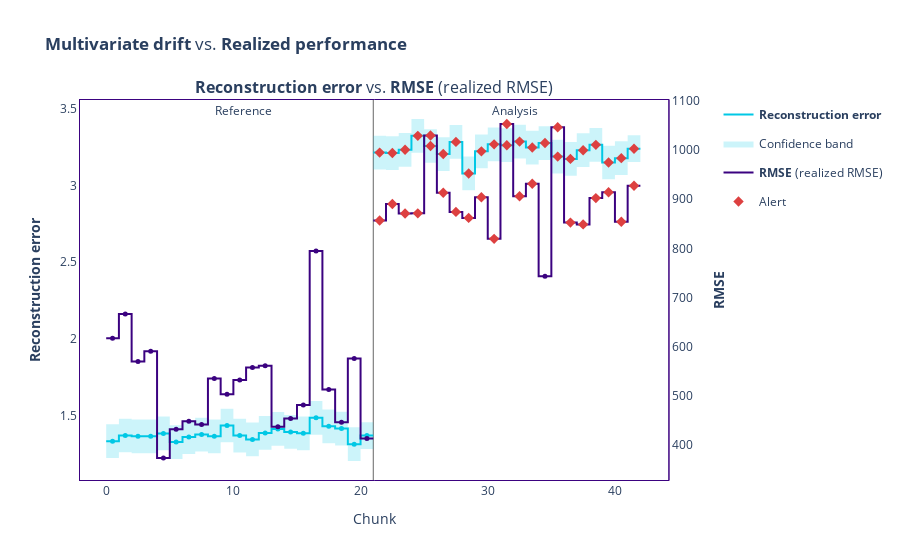

Notebook source saved alongside this figure:
### Markdown cell above
### Multivariate rec + realized performace

### Code cell
multivariate_results.compare(realized_results).plot().show()

### Figure 1 — Plotly figure (JSON) as saved in the notebook; plotly's stock layout.template omitted (floating-point values rounded to 4 significant figures)
{"data": [{"hoverinfo": "skip", "line": {"color": "#00c8e5", "shape": "hv", "width": 2}, "mode": "lines", "name": "<b>Reconstruction error</b>", "showlegend": true, "type": "scatter", "x": [0, 1, 2, 3, 4, 5, 6, 7, 8, 9, 10, 11, 12, 13, 14, 15, 16, 17, 18, 19, 20, 21], "xaxis": "x", "y": [1.335, 1.372, 1.367, 1.367, 1.385, 1.329, 1.362, 1.378, 1.366, 1.437, 1.371, 1.346, 1.388, 1.414, 1.395, 1.386, 1.487, 1.432, 1.417, 1.315, 1.371, 1.371], "yaxis": "y"}, {"customdata": [["<b>Reconstruction error</b>", "<b style=\"color:Colors.BLUE_SKY_CRAYOLA;line-height:60px\">Reference</b>", "[0:249]", "Chunk index: <b>0</b>", 1.335], ["<b>Reconstruction error</b>", "<b style=\"color:Colors.BLUE_SKY_CRAYOLA;line-height:60px\">Reference</b>", "[250:499]", "Chunk index: <b>1</b>", 1.372], ["<b>Reconstruction error</b>", "<b style=\"color:Colors.BLUE_SKY_CRAYOLA;line-height:60px\">Reference</b>", "[500:749]", "Chunk index: <b>2</b>", 1.367], ["<b>Reconstruction error</b>", "<b style=\"color:Colors.BLUE_SKY_CRAYOLA;line-height:60px\">Reference</b>", "[750:999]", "Chunk index: <b>3</b>", 1.367], ["<b>Reconstruction error</b>", "<b style=\"color:Colors.BLUE_SKY_CRAYOLA;line-height:60px\">Reference</b>", "[1000:1249]", "Chunk index: <b>4</b>", 1.385], ["<b>Reconstruction error</b>", "<b style=\"color:Colors.BLUE_SKY_CRAYOLA;line-height:60px\">Reference</b>", "[1250:1499]", "Chunk index: <b>5</b>", 1.329], ["<b>Reconstruction error</b>", "<b style=\"color:Colors.BLUE_SKY_CRAYOLA;line-height:60px\">Reference</b>", "[1500:1749]", "Chunk index: <b>6</b>", 1.362], ["<b>Reconstruction error</b>", "<b style=\"color:Colors.BLUE_SKY_CRAYOLA;line-height:60px\">Reference</b>", "[1750:1999]", "Chunk index: <b>7</b>", 1.378], ["<b>Reconstruction error</b>", "<b style=\"color:Colors.BLUE_SKY_CRAYOLA;line-height:60px\">Reference</b>", "[2000:2249]", "Chunk index: <b>8</b>", 1.366], ["<b>Reconstruction error</b>", "<b style=\"color:Colors.BLUE_SKY_CRAYOLA;line-height:60px\">Reference</b>", "[2250:2499]", "Chunk index: <b>9</b>", 1.437], ["<b>Reconstruction error</b>", "<b style=\"color:Colors.BLUE_SKY_CRAYOLA;line-height:60px\">Reference</b>", "[2500:2749]", "Chunk index: <b>10</b>", 1.371], ["<b>Reconstruction error</b>", "<b style=\"color:Colors.BLUE_SKY_CRAYOLA;line-height:60px\">Reference</b>", "[2750:2999]", "Chunk index: <b>11</b>", 1.346], ["<b>Reconstruction error</b>", "<b style=\"color:Colors.BLUE_SKY_CRAYOLA;line-height:60px\">Reference</b>", "[3000:3249]", "Chunk index: <b>12</b>", 1.388], ["<b>Reconstruction error</b>", "<b style=\"color:Colors.BLUE_SKY_CRAYOLA;line-height:60px\">Reference</b>", "[3250:3499]", "Chunk index: <b>13</b>", 1.415], ["<b>Reconstruction error</b>", "<b style=\"color:Colors.BLUE_SKY_CRAYOLA;line-height:60px\">Reference</b>", "[3500:3749]", "Chunk index: <b>14</b>", 1.395], ["<b>Reconstruction error</b>", "<b style=\"color:Colors.BLUE_SKY_CRAYOLA;line-height:60px\">Reference</b>", "[3750:3999]", "Chunk index: <b>15</b>", 1.386], ["<b>Reconstruction error</b>", "<b style=\"color:Colors.BLUE_SKY_CRAYOLA;line-height:60px\">Reference</b>", "[4000:4249]", "Chunk index: <b>16</b>", 1.487], ["<b>Reconstruction error</b>", "<b style=\"color:Colors.BLUE_SKY_CRAYOLA;line-height:60px\">Reference</b>", "[4250:4499]", "Chunk index: <b>17</b>", 1.432], ["<b>Reconstruction error</b>", "<b style=\"color:Colors.BLUE_SKY_CRAYOLA;line-height:60px\">Reference</b>", "[4500:4749]", "Chunk index: <b>18</b>", 1.417], ["<b>Reconstruction error</b>", "<b style=\"color:Colors.BLUE_SKY_CRAYOLA;line-height:60px\">Reference</b>", "[4750:4999]", "Chunk index: <b>19</b>", 1.315], ["<b>Reconstruction error</b>", "<b style=\"color:Colors.BLUE_SKY_CRAYOLA;line-height:60px\">Reference</b>", "[5000:5393]", "Chunk index: <b>20</b>", 1.371]], "hovertemplate": "%{customdata[1]}<br />Chunk: <b>%{customdata[2]}</b> &nbsp; &nbsp; %{customdata[3]} <br />%{customdata[0]}: <b>%{customdata[4]}</b><br /><extra></extra>", "marker": {"color": "#00c8e5", "size": 5, "symbol": "circle"}, "mode": "markers", "name": "<b>Reconstruction error</b>", "showlegend": false, "type": "scatter", "x": [0.5, 1.5, 2.5, 3.5, 4.5, 5.5, 6.5, 7.5, 8.5, 9.5, 10.5, 11.5, 12.5, 13.5, 14.5, 15.5, 16.5, 17.5, 18.5, 19.5, 20.5], "xaxis": "x", "y": [1.335, 1.372, 1.367, 1.367, 1.385, 1.329, 1.362, 1.378, 1.366, 1.437, 1.371, 1.346, 1.388, 1.414, 1.395, 1.386, 1.487, 1.432, 1.417, 1.315, 1.371, 1.371], "yaxis": "y"}, {"hoverinfo": "skip", "line": {"color": "rgba(0, 0, 0, 0)", "shape": "hv"}, "mode": "lines", "name": "Confidence band", "showlegend": false, "type": "scatter", "x": [0, 1, 2, 3, 4, 5, 6, 7, 8, 9, 10, 11, 12, 13, 14, 15, 16, 17, 18, 19, 20, 21], "xaxis": "x", "y": [1.445, 1.481, 1.476, 1.476, 1.495, 1.439, 1.471, 1.487, 1.476, 1.547, 1.481, 1.456, 1.498, 1.524, 1.505, 1.496, 1.597, 1.541, 1.527, 1.425, 1.459, 1.459], "yaxis": "y"}, {"fill": "tonexty", "fillcolor": "rgba(0, 200, 229, 0.2)", "hoverinfo": "skip", "line": {"color": "rgba(0, 0, 0, 0)", "shape": "hv"}, "mode": "lines", "name": "Confidence band", "showlegend": true, "type": "scatter", "x": [0, 1, 2, 3, 4, 5, 6, 7, 8, 9, 10, 11, 12, 13, 14, 15, 16, 17, 18, 19, 20, 21], "xaxis": "x", "y": [1.225, 1.262, 1.257, 1.257, 1.275, 1.219, 1.252, 1.268, 1.256, 1.327, 1.261, 1.236, 1.279, 1.305, 1.285, 1.276, 1.377, 1.322, 1.307, 1.206, 1.284, 1.284], "yaxis": "y"}, {"hoverinfo": "skip", "line": {"color": "#3b0280", "shape": "hv", "width": 2}, "mode": "lines", "name": "<b>RMSE</b> (realized RMSE)", "showlegend": true, "type": "scatter", "x": [0, 1, 2, 3, 4, 5, 6, 7, 8, 9, 10, 11, 12, 13, 14, 15, 16, 17, 18, 19, 20, 21], "xaxis": "x", "y": [616.7, 666.1, 569.3, 590.0, 373.0, 431.4, 447.9, 440.8, 534.9, 502.6, 531.5, 557.4, 560.8, 436.6, 453.3, 480.6, 794.5, 512.5, 445.3, 575.5, 412.4, 412.4], "yaxis": "y2"}, {"customdata": [["<b>RMSE</b>", "<b style=\"color:Colors.INDIGO_PERSIAN;line-height:60px\">Reference</b>", "[0:249]", "Chunk index: <b>0</b>", 616.7], ["<b>RMSE</b>", "<b style=\"color:Colors.INDIGO_PERSIAN;line-height:60px\">Reference</b>", "[250:499]", "Chunk index: <b>1</b>", 666.1], ["<b>RMSE</b>", "<b style=\"color:Colors.INDIGO_PERSIAN;line-height:60px\">Reference</b>", "[500:749]", "Chunk index: <b>2</b>", 569.3], ["<b>RMSE</b>", "<b style=\"color:Colors.INDIGO_PERSIAN;line-height:60px\">Reference</b>", "[750:999]", "Chunk index: <b>3</b>", 590.0], ["<b>RMSE</b>", "<b style=\"color:Colors.INDIGO_PERSIAN;line-height:60px\">Reference</b>", "[1000:1249]", "Chunk index: <b>4</b>", 373.0], ["<b>RMSE</b>", "<b style=\"color:Colors.INDIGO_PERSIAN;line-height:60px\">Reference</b>", "[1250:1499]", "Chunk index: <b>5</b>", 431.4], ["<b>RMSE</b>", "<b style=\"color:Colors.INDIGO_PERSIAN;line-height:60px\">Reference</b>", "[1500:1749]", "Chunk index: <b>6</b>", 447.9], ["<b>RMSE</b>", "<b style=\"color:Colors.INDIGO_PERSIAN;line-height:60px\">Reference</b>", "[1750:1999]", "Chunk index: <b>7</b>", 440.8], ["<b>RMSE</b>", "<b style=\"color:Colors.INDIGO_PERSIAN;line-height:60px\">Reference</b>", "[2000:2249]", "Chunk index: <b>8</b>", 534.9], ["<b>RMSE</b>", "<b style=\"color:Colors.INDIGO_PERSIAN;line-height:60px\">Reference</b>", "[2250:2499]", "Chunk index: <b>9</b>", 502.6], ["<b>RMSE</b>", "<b style=\"color:Colors.INDIGO_PERSIAN;line-height:60px\">Reference</b>", "[2500:2749]", "Chunk index: <b>10</b>", 531.5], ["<b>RMSE</b>", "<b style=\"color:Colors.INDIGO_PERSIAN;line-height:60px\">Reference</b>", "[2750:2999]", "Chunk index: <b>11</b>", 557.4], ["<b>RMSE</b>", "<b style=\"color:Colors.INDIGO_PERSIAN;line-height:60px\">Reference</b>", "[3000:3249]", "Chunk index: <b>12</b>", 560.8], ["<b>RMSE</b>", "<b style=\"color:Colors.INDIGO_PERSIAN;line-height:60px\">Reference</b>", "[3250:3499]", "Chunk index: <b>13</b>", 436.6], ["<b>RMSE</b>", "<b style=\"color:Colors.INDIGO_PERSIAN;line-height:60px\">Reference</b>", "[3500:3749]", "Chunk index: <b>14</b>", 453.3], ["<b>RMSE</b>", "<b style=\"color:Colors.INDIGO_PERSIAN;line-height:60px\">Reference</b>", "[3750:3999]", "Chunk index: <b>15</b>", 480.6], ["<b>RMSE</b>", "<b style=\"color:Colors.INDIGO_PERSIAN;line-height:60px\">Reference</b>", "[4000:4249]", "Chunk index: <b>16</b>", 794.5], ["<b>RMSE</b>", "<b style=\"color:Colors.INDIGO_PERSIAN;line-height:60px\">Reference</b>", "[4250:4499]", "Chunk index: <b>17</b>", 512.5], ["<b>RMSE</b>", "<b style=\"color:Colors.INDIGO_PERSIAN;line-height:60px\">Reference</b>", "[4500:4749]", "Chunk index: <b>18</b>", 445.3], ["<b>RMSE</b>", "<b style=\"color:Colors.INDIGO_PERSIAN;line-height:60px\">Reference</b>", "[4750:4999]", "Chunk index: <b>19</b>", 575.5], ["<b>RMSE</b>", "<b style=\"color:Colors.INDIGO_PERSIAN;line-height:60px\">Reference</b>", "[5000:5393]", "Chunk index: <b>20</b>", 412.4]], "hovertemplate": "%{customdata[1]}<br />Chunk: <b>%{customdata[2]}</b> &nbsp; &nbsp; %{customdata[3]} <br />%{customdata[0]}: <b>%{customdata[4]}</b><br /><extra></extra>", "marker": {"color": "#3b0280", "size": 5, "symbol": "circle"}, "mode": "markers", "name": "<b>RMSE</b> (realized RMSE)", "showlegend": false, "type": "scatter", "x": [0.5, 1.5, 2.5, 3.5, 4.5, 5.5, 6.5, 7.5, 8.5, 9.5, 10.5, 11.5, 12.5, 13.5, 14.5, 15.5, 16.5, 17.5, 18.5, 19.5, 20.5], "xaxis": "x", "y": [616.7, 666.1, 569.3, 590.0, 373.0, 431.4, 447.9, 440.8, 534.9, 502.6, 531.5, 557.4, 560.8, 436.6, 453.3, 480.6, 794.5, 512.5, 445.3, 575.5, 412.4, 412.4], "yaxis": "y2"}, {"hoverinfo": "skip", "line": {"color": "#00c8e5", "shape": "hv", "width": 2}, "mode": "lines", "name": "<b>Reconstruction error</b>", "showlegend": false, "type": "scatter", "x": [21, 22, 23, 24, 25, 26, 27, 28, 29, 30, 31, 32, 33, 34, 35, 36, 37, 38, 39, 40, 41, 42], "xaxis": "x", "y": [3.214, 3.211, 3.232, 3.323, 3.257, 3.204, 3.283, 3.078, 3.222, 3.267, 3.262, 3.285, 3.247, 3.276, 3.187, 3.173, 3.229, 3.264, 3.149, 3.177, 3.239, 3.239], "yaxis": "y"}, {"customdata": [["<b>Reconstruction error</b>", "<b style=\"color:Colors.BLUE_SKY_CRAYOLA;line-height:60px\">Analysis</b>", "<span style=\"color:#AD0000\">⚠ <b>Drift detected</b></span>", "[0:249]", "Chunk index: <b>21</b>", 3.214], ["<b>Reconstruction error</b>", "<b style=\"color:Colors.BLUE_SKY_CRAYOLA;line-height:60px\">Analysis</b>", "<span style=\"color:#AD0000\">⚠ <b>Drift detected</b></span>", "[250:499]", "Chunk index: <b>22</b>", 3.211], ["<b>Reconstruction error</b>", "<b style=\"color:Colors.BLUE_SKY_CRAYOLA;line-height:60px\">Analysis</b>", "<span style=\"color:#AD0000\">⚠ <b>Drift detected</b></span>", "[500:749]", "Chunk index: <b>23</b>", 3.232], ["<b>Reconstruction error</b>", "<b style=\"color:Colors.BLUE_SKY_CRAYOLA;line-height:60px\">Analysis</b>", "<span style=\"color:#AD0000\">⚠ <b>Drift detected</b></span>", "[750:999]", "Chunk index: <b>24</b>", 3.322], ["<b>Reconstruction error</b>", "<b style=\"color:Colors.BLUE_SKY_CRAYOLA;line-height:60px\">Analysis</b>", "<span style=\"color:#AD0000\">⚠ <b>Drift detected</b></span>", "[1000:1249]", "Chunk index: <b>25</b>", 3.256], ["<b>Reconstruction error</b>", "<b style=\"color:Colors.BLUE_SKY_CRAYOLA;line-height:60px\">Analysis</b>", "<span style=\"color:#AD0000\">⚠ <b>Drift detected</b></span>", "[1250:1499]", "Chunk index: <b>26</b>", 3.204], ["<b>Reconstruction error</b>", "<b style=\"color:Colors.BLUE_SKY_CRAYOLA;line-height:60px\">Analysis</b>", "<span style=\"color:#AD0000\">⚠ <b>Drift detected</b></span>", "[1500:1749]", "Chunk index: <b>27</b>", 3.283], ["<b>Reconstruction error</b>", "<b style=\"color:Colors.BLUE_SKY_CRAYOLA;line-height:60px\">Analysis</b>", "<span style=\"color:#AD0000\">⚠ <b>Drift detected</b></span>", "[1750:1999]", "Chunk index: <b>28</b>", 3.078], ["<b>Reconstruction error</b>", "<b style=\"color:Colors.BLUE_SKY_CRAYOLA;line-height:60px\">Analysis</b>", "<span style=\"color:#AD0000\">⚠ <b>Drift detected</b></span>", "[2000:2249]", "Chunk index: <b>29</b>", 3.222], ["<b>Reconstruction error</b>", "<b style=\"color:Colors.BLUE_SKY_CRAYOLA;line-height:60px\">Analysis</b>", "<span style=\"color:#AD0000\">⚠ <b>Drift detected</b></span>", "[2250:2499]", "Chunk index: <b>30</b>", 3.267], ["<b>Reconstruction error</b>", "<b style=\"color:Colors.BLUE_SKY_CRAYOLA;line-height:60px\">Analysis</b>", "<span style=\"color:#AD0000\">⚠ <b>Drift detected</b></span>", "[2500:2749]", "Chunk index: <b>31</b>", 3.262], ["<b>Reconstruction error</b>", "<b style=\"color:Colors.BLUE_SKY_CRAYOLA;line-height:60px\">Analysis</b>", "<span style=\"color:#AD0000\">⚠ <b>Drift detected</b></span>", "[2750:2999]", "Chunk index: <b>32</b>", 3.285], ["<b>Reconstruction error</b>", "<b style=\"color:Colors.BLUE_SKY_CRAYOLA;line-height:60px\">Analysis</b>", "<span style=\"color:#AD0000\">⚠ <b>Drift detected</b></span>", "[3000:3249]", "Chunk index: <b>33</b>", 3.247], ["<b>Reconstruction error</b>", "<b style=\"color:Colors.BLUE_SKY_CRAYOLA;line-height:60px\">Analysis</b>", "<span style=\"color:#AD0000\">⚠ <b>Drift detected</b></span>", "[3250:3499]", "Chunk index: <b>34</b>", 3.276], ["<b>Reconstruction error</b>", "<b style=\"color:Colors.BLUE_SKY_CRAYOLA;line-height:60px\">Analysis</b>", "<span style=\"color:#AD0000\">⚠ <b>Drift detected</b></span>", "[3500:3749]", "Chunk index: <b>35</b>", 3.188], ["<b>Reconstruction error</b>", "<b style=\"color:Colors.BLUE_SKY_CRAYOLA;line-height:60px\">Analysis</b>", "<span style=\"color:#AD0000\">⚠ <b>Drift detected</b></span>", "[3750:3999]", "Chunk index: <b>36</b>", 3.173], ["<b>Reconstruction error</b>", "<b style=\"color:Colors.BLUE_SKY_CRAYOLA;line-height:60px\">Analysis</b>", "<span style=\"color:#AD0000\">⚠ <b>Drift detected</b></span>", "[4000:4249]", "Chunk index: <b>37</b>", 3.229], ["<b>Reconstruction error</b>", "<b style=\"color:Colors.BLUE_SKY_CRAYOLA;line-height:60px\">Analysis</b>", "<span style=\"color:#AD0000\">⚠ <b>Drift detected</b></span>", "[4250:4499]", "Chunk index: <b>38</b>", 3.264], ["<b>Reconstruction error</b>", "<b style=\"color:Colors.BLUE_SKY_CRAYOLA;line-height:60px\">Analysis</b>", "<span style=\"color:#AD0000\">⚠ <b>Drift detected</b></span>", "[4500:4749]", "Chunk index: <b>39</b>", 3.149], ["<b>Reconstruction error</b>", "<b style=\"color:Colors.BLUE_SKY_CRAYOLA;line-height:60px\">Analysis</b>", "<span style=\"color:#AD0000\">⚠ <b>Drift detected</b></span>", "[4750:4999]", "Chunk index: <b>40</b>", 3.177], ["<b>Reconstruction error</b>", "<b style=\"color:Colors.BLUE_SKY_CRAYOLA;line-height:60px\">Analysis</b>", "<span style=\"color:#AD0000\">⚠ <b>Drift detected</b></span>", "[5000:5393]", "Chunk index: <b>41</b>", 3.239]], "hovertemplate": "%{customdata[1]} &nbsp; &nbsp; %{customdata[2]} <br />Chunk: <b>%{customdata[3]}</b> &nbsp; &nbsp; %{customdata[4]} <br />%{customdata[0]}: <b>%{customdata[5]}</b><br /><extra></extra>", "marker": {"color": "#00c8e5", "size": 5, "symbol": "circle"}, "mode": "markers", "name": "<b>Reconstruction error</b>", "showlegend": false, "type": "scatter", "x": [21.5, 22.5, 23.5, 24.5, 25.5, 26.5, 27.5, 28.5, 29.5, 30.5, 31.5, 32.5, 33.5, 34.5, 35.5, 36.5, 37.5, 38.5, 39.5, 40.5, 41.5], "xaxis": "x", "y": [3.214, 3.211, 3.232, 3.323, 3.257, 3.204, 3.283, 3.078, 3.222, 3.267, 3.262, 3.285, 3.247, 3.276, 3.187, 3.173, 3.229, 3.264, 3.149, 3.177, 3.239, 3.239], "yaxis": "y"}, {"hoverinfo": "skip", "line": {"color": "rgba(0, 0, 0, 0)", "shape": "hv"}, "mode": "lines", "name": "Confidence band", "showlegend": false, "type": "scatter", "x": [21, 22, 23, 24, 25, 26, 27, 28, 29, 30, 31, 32, 33, 34, 35, 36, 37, 38, 39, 40, 41, 42], "xaxis": "x", "y": [3.323, 3.32, 3.342, 3.432, 3.366, 3.314, 3.393, 3.187, 3.332, 3.377, 3.372, 3.395, 3.356, 3.386, 3.297, 3.282, 3.339, 3.374, 3.259, 3.287, 3.326, 3.326], "yaxis": "y"}, {"fill": "tonexty", "fillcolor": "rgba(0, 200, 229, 0.2)", "hoverinfo": "skip", "line": {"color": "rgba(0, 0, 0, 0)", "shape": "hv"}, "mode": "lines", "name": "Confidence band", "showlegend": false, "type": "scatter", "x": [21, 22, 23, 24, 25, 26, 27, 28, 29, 30, 31, 32, 33, 34, 35, 36, 37, 38, 39, 40, 41, 42], "xaxis": "x", "y": [3.104, 3.101, 3.122, 3.213, 3.147, 3.095, 3.173, 2.968, 3.112, 3.157, 3.152, 3.175, 3.137, 3.166, 3.078, 3.063, 3.119, 3.154, 3.039, 3.068, 3.152, 3.152], "yaxis": "y"}, {"hoverinfo": "skip", "line": {"color": "#3b0280", "shape": "hv", "width": 2}, "mode": "lines", "name": "<b>RMSE</b> (realized RMSE)", "showlegend": false, "type": "scatter", "x": [21, 22, 23, 24, 25, 26, 27, 28, 29, 30, 31, 32, 33, 34, 35, 36, 37, 38, 39, 40, 41, 42], "xaxis": "x", "y": [856.5, 890.3, 870.9, 871.2, 1030.0, 913.3, 874.2, 861.9, 903.9, 819.3, 1053.0, 906.0, 931.6, 743.2, 1046.0, 852.4, 848.7, 902.3, 914.3, 854.2, 927.4, 927.4], "yaxis": "y2"}, {"customdata": [["<b>RMSE</b>", "<b style=\"color:Colors.INDIGO_PERSIAN;line-height:60px\">Analysis</b>", "<span style=\"color:#AD0000\">⚠ <b>Drift detected</b></span>", "[0:249]", "Chunk index: <b>21</b>", 856.5], ["<b>RMSE</b>", "<b style=\"color:Colors.INDIGO_PERSIAN;line-height:60px\">Analysis</b>", "<span style=\"color:#AD0000\">⚠ <b>Drift detected</b></span>", "[250:499]", "Chunk index: <b>22</b>", 890.3], ["<b>RMSE</b>", "<b style=\"color:Colors.INDIGO_PERSIAN;line-height:60px\">Analysis</b>", "<span style=\"color:#AD0000\">⚠ <b>Drift detected</b></span>", "[500:749]", "Chunk index: <b>23</b>", 870.9], ["<b>RMSE</b>", "<b style=\"color:Colors.INDIGO_PERSIAN;line-height:60px\">Analysis</b>", "<span style=\"color:#AD0000\">⚠ <b>Drift detected</b></span>", "[750:999]", "Chunk index: <b>24</b>", 871.2], ["<b>RMSE</b>", "<b style=\"color:Colors.INDIGO_PERSIAN;line-height:60px\">Analysis</b>", "<span style=\"color:#AD0000\">⚠ <b>Drift detected</b></span>", "[1000:1249]", "Chunk index: <b>25</b>", 1030.0], ["<b>RMSE</b>", "<b style=\"color:Colors.INDIGO_PERSIAN;line-height:60px\">Analysis</b>", "<span style=\"color:#AD0000\">⚠ <b>Drift detected</b></span>", "[1250:1499]", "Chunk index: <b>26</b>", 913.3], ["<b>RMSE</b>", "<b style=\"color:Colors.INDIGO_PERSIAN;line-height:60px\">Analysis</b>", "<span style=\"color:#AD0000\">⚠ <b>Drift detected</b></span>", "[1500:1749]", "Chunk index: <b>27</b>", 874.2], ["<b>RMSE</b>", "<b style=\"color:Colors.INDIGO_PERSIAN;line-height:60px\">Analysis</b>", "<span style=\"color:#AD0000\">⚠ <b>Drift detected</b></span>", "[1750:1999]", "Chunk index: <b>28</b>", 861.9], ["<b>RMSE</b>", "<b style=\"color:Colors.INDIGO_PERSIAN;line-height:60px\">Analysis</b>", "<span style=\"color:#AD0000\">⚠ <b>Drift detected</b></span>", "[2000:2249]", "Chunk index: <b>29</b>", 903.9], ["<b>RMSE</b>", "<b style=\"color:Colors.INDIGO_PERSIAN;line-height:60px\">Analysis</b>", "<span style=\"color:#AD0000\">⚠ <b>Drift detected</b></span>", "[2250:2499]", "Chunk index: <b>30</b>", 819.3], ["<b>RMSE</b>", "<b style=\"color:Colors.INDIGO_PERSIAN;line-height:60px\">Analysis</b>", "<span style=\"color:#AD0000\">⚠ <b>Drift detected</b></span>", "[2500:2749]", "Chunk index: <b>31</b>", 1053.0], ["<b>RMSE</b>", "<b style=\"color:Colors.INDIGO_PERSIAN;line-height:60px\">Analysis</b>", "<span style=\"color:#AD0000\">⚠ <b>Drift detected</b></span>", "[2750:2999]", "Chunk index: <b>32</b>", 906.0], ["<b>RMSE</b>", "<b style=\"color:Colors.INDIGO_PERSIAN;line-height:60px\">Analysis</b>", "<span style=\"color:#AD0000\">⚠ <b>Drift detected</b></span>", "[3000:3249]", "Chunk index: <b>33</b>", 931.6], ["<b>RMSE</b>", "<b style=\"color:Colors.INDIGO_PERSIAN;line-height:60px\">Analysis</b>", "", "[3250:3499]", "Chunk index: <b>34</b>", 743.2], ["<b>RMSE</b>", "<b style=\"color:Colors.INDIGO_PERSIAN;line-height:60px\">Analysis</b>", "<span style=\"color:#AD0000\">⚠ <b>Drift detected</b></span>", "[3500:3749]", "Chunk index: <b>35</b>", 1046.0], ["<b>RMSE</b>", "<b style=\"color:Colors.INDIGO_PERSIAN;line-height:60px\">Analysis</b>", "<span style=\"color:#AD0000\">⚠ <b>Drift detected</b></span>", "[3750:3999]", "Chunk index: <b>36</b>", 852.4], ["<b>RMSE</b>", "<b style=\"color:Colors.INDIGO_PERSIAN;line-height:60px\">Analysis</b>", "<span style=\"color:#AD0000\">⚠ <b>Drift detected</b></span>", "[4000:4249]", "Chunk index: <b>37</b>", 848.7], ["<b>RMSE</b>", "<b style=\"color:Colors.INDIGO_PERSIAN;line-height:60px\">Analysis</b>", "<span style=\"color:#AD0000\">⚠ <b>Drift detected</b></span>", "[4250:4499]", "Chunk index: <b>38</b>", 902.3], ["<b>RMSE</b>", "<b style=\"color:Colors.INDIGO_PERSIAN;line-height:60px\">Analysis</b>", "<span style=\"color:#AD0000\">⚠ <b>Drift detected</b></span>", "[4500:4749]", "Chunk index: <b>39</b>", 914.3], ["<b>RMSE</b>", "<b style=\"color:Colors.INDIGO_PERSIAN;line-height:60px\">Analysis</b>", "<span style=\"color:#AD0000\">⚠ <b>Drift detected</b></span>", "[4750:4999]", "Chunk index: <b>40</b>", 854.2], ["<b>RMSE</b>", "<b style=\"color:Colors.INDIGO_PERSIAN;line-height:60px\">Analysis</b>", "<span style=\"color:#AD0000\">⚠ <b>Drift detected</b></span>", "[5000:5393]", "Chunk index: <b>41</b>", 927.4]], "hovertemplate": "%{customdata[1]} &nbsp; &nbsp; %{customdata[2]} <br />Chunk: <b>%{customdata[3]}</b> &nbsp; &nbsp; %{customdata[4]} <br />%{customdata[0]}: <b>%{customdata[5]}</b><br /><extra></extra>", "marker": {"color": "#3b0280", "size": 5, "symbol": "circle"}, "mode": "markers", "name": "<b>RMSE</b> (realized RMSE)", "showlegend": false, "type": "scatter", "x": [21.5, 22.5, 23.5, 24.5, 25.5, 26.5, 27.5, 28.5, 29.5, 30.5, 31.5, 32.5, 33.5, 34.5, 35.5, 36.5, 37.5, 38.5, 39.5, 40.5, 41.5], "xaxis": "x", "y": [856.5, 890.3, 870.9, 871.2, 1030.0, 913.3, 874.2, 861.9, 903.9, 819.3, 1053.0, 906.0, 931.6, 743.2, 1046.0, 852.4, 848.7, 902.3, 914.3, 854.2, 927.4, 927.4], "yaxis": "y2"}, {"hoverinfo": "skip", "legendgroup": "alert", "marker": {"color": "#DD4040", "size": 8, "symbol": "diamond"}, "mode": "markers", "name": "Alert", "showlegend": true, "type": "scatter", "x": [21.5, 22.5, 23.5, 24.5, 25.5, 26.5, 27.5, 28.5, 29.5, 30.5, 31.5, 32.5, 33.5, 34.5, 35.5, 36.5, 37.5, 38.5, 39.5, 40.5, 41.5], "xaxis": "x", "y": [3.214, 3.211, 3.232, 3.323, 3.257, 3.204, 3.283, 3.078, 3.222, 3.267, 3.262, 3.285, 3.247, 3.276, 3.187, 3.173, 3.229, 3.264, 3.149, 3.177, 3.239], "yaxis": "y"}, {"hoverinfo": "skip", "legendgroup": "alert", "marker": {"color": "#DD4040", "size": 8, "symbol": "diamond"}, "mode": "markers", "name": "Alert", "showlegend": false, "type": "scatter", "x": [21.5, 22.5, 23.5, 24.5, 25.5, 26.5, 27.5, 28.5, 29.5, 30.5, 31.5, 32.5, 33.5, 35.5, 36.5, 37.5, 38.5, 39.5, 40.5, 41.5], "xaxis": "x", "y": [856.5, 890.3, 870.9, 871.2, 1030.0, 913.3, 874.2, 861.9, 903.9, 819.3, 1053.0, 906.0, 931.6, 1046.0, 852.4, 848.7, 902.3, 914.3, 854.2, 927.4], "yaxis": "y2"}], "layout": {"annotations": [{"font": {"size": 16}, "showarrow": false, "text": "<b>Reconstruction error</b> vs. <b>RMSE</b> (realized RMSE)", "x": 0.47, "xanchor": "center", "xref": "paper", "y": 1, "yanchor": "bottom", "yref": "paper"}, {"showarrow": false, "text": "Reference", "x": 10, "xshift": 10, "y": 1, "yref": "paper"}, {"showarrow": false, "text": "Analysis", "x": 31, "xshift": 15, "y": 1, "yref": "paper"}], "autosize": true, "hoverlabel": {"bgcolor": "white", "font": {"size": 14}}, "legend": {"itemclick": false, "itemdoubleclick": false, "traceorder": "grouped"}, "paper_bgcolor": "rgba(255,255,255,1)", "plot_bgcolor": "rgba(255,255,255,1)", "shapes": [{"layer": "below", "line": {"color": "#666666", "width": 1}, "type": "line", "x0": 21, "x1": 21, "xref": "x", "y0": 0, "y1": 1, "yref": "y domain"}], "title": {"text": "<b>Multivariate drift</b> vs. <b>Realized performance</b>"}, "xaxis": {"anchor": "y", "autorange": true, "domain": [0, 0.94], "linecolor": "#3b0280", "matches": "x", "mirror": true, "range": [-2.118, 44.3], "showgrid": false, "title": {"text": "Chunk"}, "type": "linear", "zeroline": false}, "yaxis": {"anchor": "x", "autorange": true, "domain": [0, 1], "linecolor": "#3b0280", "mirror": true, "range": [1.082, 3.556], "showgrid": false, "title": {"text": "<b>Reconstruction error</b>"}, "type": "linear", "zeroline": false}, "yaxis2": {"anchor": "x", "autorange": true, "linecolor": "#3b0280", "mirror": true, "overlaying": "y", "range": [326.5, 1104.0], "showgrid": false, "side": "right", "title": {"text": "<b>RMSE</b>"}, "type": "linear", "zeroline": false}}}
